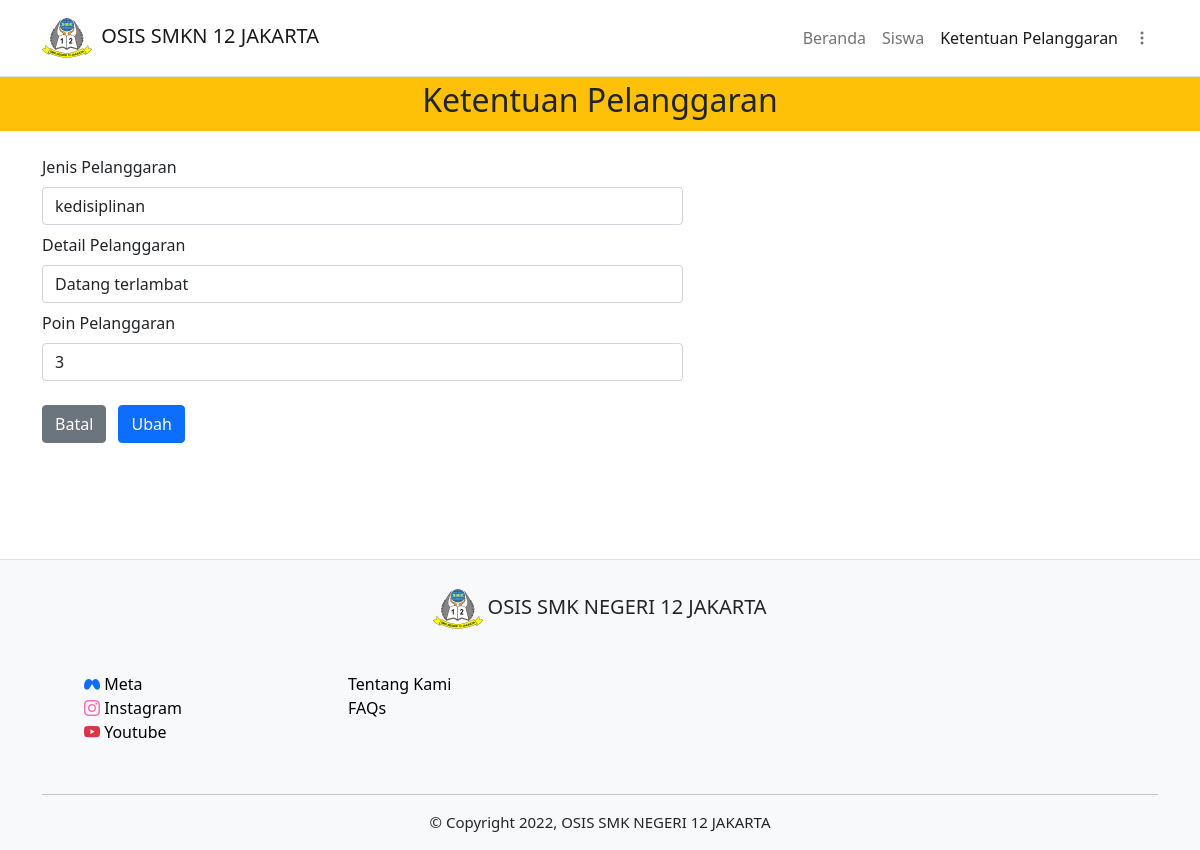
Page /php/ubah/ubah_plgr.php?id=1 (signed in) on the earlier database version.
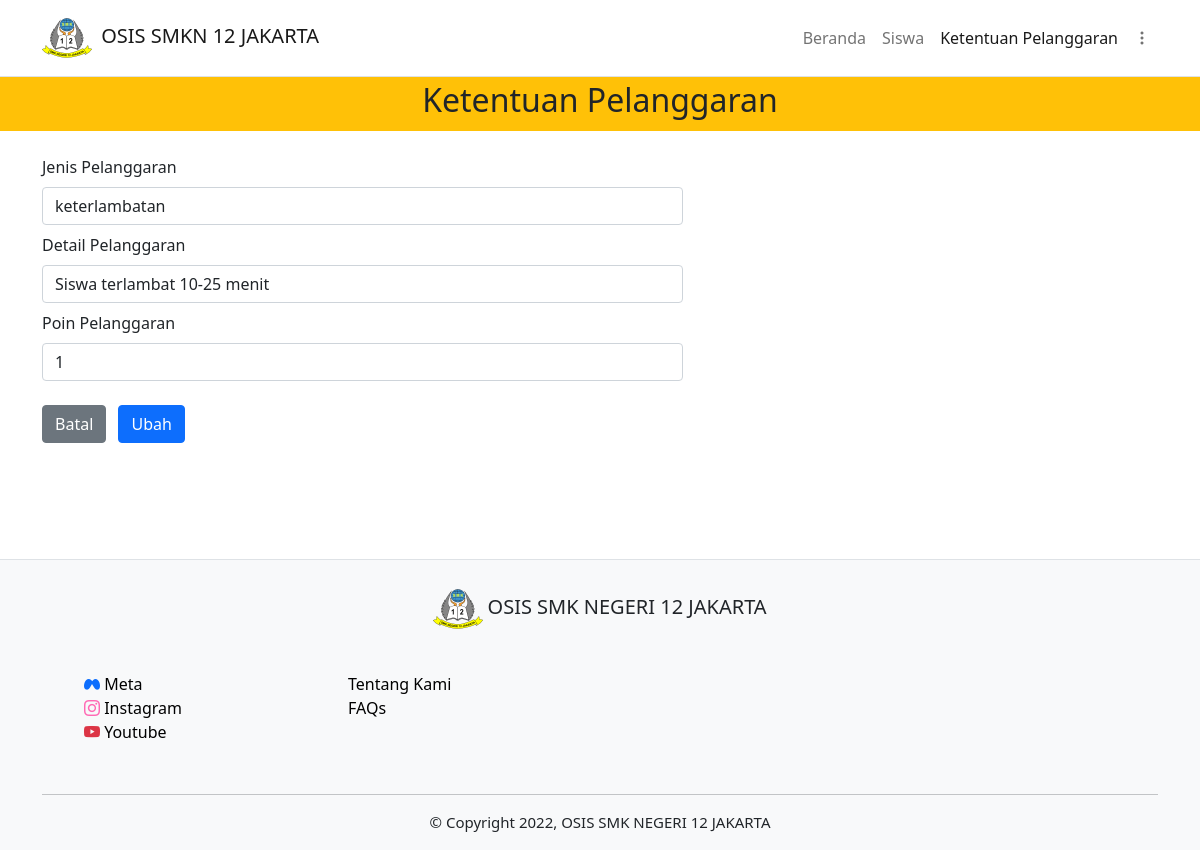
Same page on the later database version.
### tables this page shows
CREATE TABLE `ket_pelanggaran` (
  `id_pelanggaran` int(11) NOT NULL,
  `jenis_pelanggaran` varchar(255) NOT NULL,
  `det_pelanggaran` varchar(255) NOT NULL,
  `poin_pelanggaran` int(2) NOT NULL,
  `created_at` timestamp NOT NULL DEFAULT current_timestamp() ON UPDATE current_timestamp()
);

### php/functions.php (called while the page is built, shortened)
<?php
$conn = mysqli_connect("localhost", "root", "", "pelanggaran_siswa");
function query($query) {
    global $conn;
    $result = mysqli_query($conn, $query);
    $rows = [];
    while ( $row = mysqli_fetch_assoc($result)) {
        $rows[] = $row;
    }
    return $rows;
}

### php/ubah/ubah_plgr.php (the view, shortened to what this page needs)
<?php
require '../functions.php';
$id = $_GET["id"];
$ktnplgr = query("SELECT * FROM ket_pelanggaran WHERE id_pelanggaran = $id")[0];
?>
<html lang="en">
<head>
    <link href="https://cdn.jsdelivr.net/npm/bootstrap@5.0.2/dist/css/bootstrap.min.css" rel="stylesheet">
    <link rel="stylesheet" href="https://cdn.jsdelivr.net/npm/bootstrap-icons@1.7.2/font/bootstrap-icons.css">
    <link rel="stylesheet" href="../../css/siswa.css">
</head>
<body>
    <nav class="navbar navbar-expand-lg navbar-light border-bottom">
        <div class="container-lg">
            <a href="../../index.php" class="navbar-brand align-items-center ">
                <img src="../../img/logosmk12.png" style="width:50px;height:50px">
                <h5 class=" ms-1 d-inline">OSIS SMKN 12 JAKARTA</h5>
            </a>
            <div class="collapse navbar-collapse justify-content-end align-items-center" id="main-nav">
                <ul class="navbar-nav">
                    <li class="navbar-item">
                        <a href="../../index.php" class="nav-link">Beranda</a>
                    </li>
                    <li class="navbar-item">
                        <a href="../siswa.php" class="nav-link">Siswa</a>
                    </li>
                    <li class="navbar-item">
                        <a href="../ktnpelanggaran.php" class="nav-link active">Ketentuan Pelanggaran</a>
                    </li>
                    <li class="nav-item dropdown mt-1">
                        <a class="nav-link" href="#" id="navbarDropdown" role="button" data-bs-toggle="dropdown" aria-expanded="false">
                            <span class="d-md-none">Menu</span><i class="bi bi-three-dots-vertical"></i>
                        </a>
                    </li>
                </ul>
            </div>
        </div>
    </nav>
    <section>
        <div class="container-fluid  mb-4 bg-warning p-1">
            <h1 class="text-center fs-2">Ketentuan Pelanggaran</h1>
        </div>
        <div class="container-lg">
            <form action="" method="post">
                <div class="row">
                    <div class="col-md-7">
                        <div>
                            <label for="jenis_plgr" class="form-label">Jenis Pelanggaran</label>
                            <input type="text" class="form-control" id="jenis_plgr" placeholder="kedisiplinan, kerapian ..." name="jenis_plgr" required autocomplete="off" autofocus value="<?= $ktnplgr["jenis_pelanggaran"]; ?>">
                        </div>
                        <div class="mt-2">
                            <label for="det_plgr" class="form-label">Detail Pelanggaran</label>
                            <input type="text" class="form-control" id="det_plgr" name="det_plgr" required placeholder="datang terlambat ..." autocomplete="off" value="<?= $ktnplgr["det_pelanggaran"]; ?>">
                        </div>
                        <div class="mt-2">
                            <label for="poin" class="form-label">Poin Pelanggaran</label>
                            <input type="number" class="form-control" id="poin" name="poin" required placeholder="1 / 2 / ..." autocomplete="off" value="<?= $ktnplgr["poin_pelanggaran"]; ?>">
                        </div>
                        <div class="mt-4">
                            <a href="../ktnpelanggaran.php" class="btn btn-secondary">Batal</a>
                            <button type="submit" class="btn btn-primary ms-2" name="ubah" >Ubah</button>
                        </div>
                    </div>
                </div>
            </form>
        </div>
    </section>
    <footer class="pt-4 border-top bg-light" style="margin:100px 0 0 0;">
        <div class="container-xl">
            <div class="row justify-content-center">
                <div class="col-auto pb-2">
                    <img src="../../img/logosmk12.png" style="width:50px;height:50px">
                    <h5 class="d-inline">OSIS SMK NEGERI 12 JAKARTA</h5>
                </div>
            </div>
            <div class="row" style="margin: 30px 30px 50px 30px">
                <div class="col-5 col-md-3">
                    <a href="#" class="text-decoration-none d-block">
                        <i class="bi bi-meta text-primary"></i>
                        <span class="meta">Meta</span>
                    </a>
                    <a href="#" class="text-decoration-none text-bla d-block">
                        <i class="bi bi-instagram"></i>
                        <span class="insta">Instagram</span>
                    </a>
                    <a href="#" class="text-decoration-none text-danger">
                        <i class="bi bi-youtube"></i>
                        <span class="yt">Youtube</span>
                    </a>
                </div>
                <div class="col-5 col-md-3">
                    <a href="#" class="d-block">Tentang Kami</a>
                    <a href="#" class="">FAQs</a>
                </div>
            </div>
            <hr>
            <p style="text-align:center; font-size:15px">&copy; Copyright 2022, OSIS SMK NEGERI 12 JAKARTA</p>
        </div>
    </footer>
</body>
</html>

### css/siswa.css (style rules this page uses)
html, body, section, footer { padding: 0; margin: 0; overflow-x: hidden; }
a { text-decoration: none; color: black; }
.bi-youtube { color: #dc3545; }
.bi-instagram { color: hotpink; }
.meta, .insta, .yt { color: black; }

Differences in the rows shown:
changed ket_pelanggaran: jenis_plgr "kedisiplinan" → "keterlambatan"; det_plgr "Datang terlambat" → "Siswa terlambat 10-25 menit"; poin "3" → "1"
